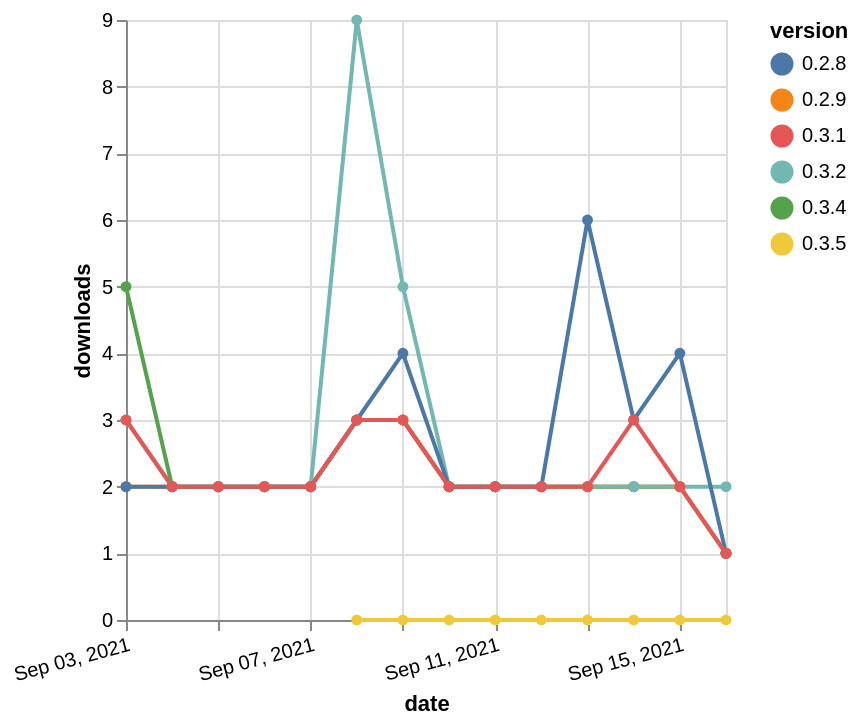

Describe this chart as a Vega-Lite specification.
### Vega-Lite specification from a JSON file in a GitHub repository (floating-point values rounded to 4 significant figures)
{"$schema": "https://vega.github.io/schema/vega-lite/v5.json", "description": "A simple bar chart with embedded data.", "data": {"values": [{"date": "2021-09-03", "total": 345, "delta": 5, "version": "0.3.4"}, {"date": "2021-09-04", "total": 347, "delta": 2, "version": "0.3.4"}, {"date": "2021-09-05", "total": 349, "delta": 2, "version": "0.3.4"}, {"date": "2021-09-06", "total": 351, "delta": 2, "version": "0.3.4"}, {"date": "2021-09-07", "total": 353, "delta": 2, "version": "0.3.4"}, {"date": "2021-09-08", "total": 356, "delta": 3, "version": "0.3.4"}, {"date": "2021-09-09", "total": 359, "delta": 3, "version": "0.3.4"}, {"date": "2021-09-10", "total": 361, "delta": 2, "version": "0.3.4"}, {"date": "2021-09-11", "total": 363, "delta": 2, "version": "0.3.4"}, {"date": "2021-09-12", "total": 365, "delta": 2, "version": "0.3.4"}, {"date": "2021-09-13", "total": 367, "delta": 2, "version": "0.3.4"}, {"date": "2021-09-14", "total": 369, "delta": 2, "version": "0.3.4"}, {"date": "2021-09-15", "total": 371, "delta": 2, "version": "0.3.4"}, {"date": "2021-09-16", "total": 372, "delta": 1, "version": "0.3.4"}, {"date": "2021-09-03", "total": 2435, "delta": 2, "version": "0.2.9"}, {"date": "2021-09-04", "total": 2437, "delta": 2, "version": "0.2.9"}, {"date": "2021-09-05", "total": 2439, "delta": 2, "version": "0.2.9"}, {"date": "2021-09-06", "total": 2441, "delta": 2, "version": "0.2.9"}, {"date": "2021-09-07", "total": 2443, "delta": 2, "version": "0.2.9"}, {"date": "2021-09-08", "total": 2446, "delta": 3, "version": "0.2.9"}, {"date": "2021-09-09", "total": 2449, "delta": 3, "version": "0.2.9"}, {"date": "2021-09-10", "total": 2451, "delta": 2, "version": "0.2.9"}, {"date": "2021-09-11", "total": 2453, "delta": 2, "version": "0.2.9"}, {"date": "2021-09-12", "total": 2455, "delta": 2, "version": "0.2.9"}, {"date": "2021-09-13", "total": 2457, "delta": 2, "version": "0.2.9"}, {"date": "2021-09-14", "total": 2459, "delta": 2, "version": "0.2.9"}, {"date": "2021-09-15", "total": 2461, "delta": 2, "version": "0.2.9"}, {"date": "2021-09-16", "total": 2462, "delta": 1, "version": "0.2.9"}, {"date": "2021-09-08", "total": 18, "delta": 0, "version": "0.3.5"}, {"date": "2021-09-09", "total": 32, "delta": 0, "version": "0.3.5"}, {"date": "2021-09-10", "total": 37, "delta": 0, "version": "0.3.5"}, {"date": "2021-09-11", "total": 41, "delta": 0, "version": "0.3.5"}, {"date": "2021-09-12", "total": 46, "delta": 0, "version": "0.3.5"}, {"date": "2021-09-13", "total": 50, "delta": 0, "version": "0.3.5"}, {"date": "2021-09-14", "total": 55, "delta": 0, "version": "0.3.5"}, {"date": "2021-09-15", "total": 58, "delta": 0, "version": "0.3.5"}, {"date": "2021-09-16", "total": 60, "delta": 0, "version": "0.3.5"}, {"date": "2021-09-03", "total": 1638, "delta": 3, "version": "0.3.2"}, {"date": "2021-09-04", "total": 1640, "delta": 2, "version": "0.3.2"}, {"date": "2021-09-05", "total": 1642, "delta": 2, "version": "0.3.2"}, {"date": "2021-09-06", "total": 1644, "delta": 2, "version": "0.3.2"}, {"date": "2021-09-07", "total": 1646, "delta": 2, "version": "0.3.2"}, {"date": "2021-09-08", "total": 1655, "delta": 9, "version": "0.3.2"}, {"date": "2021-09-09", "total": 1660, "delta": 5, "version": "0.3.2"}, {"date": "2021-09-10", "total": 1662, "delta": 2, "version": "0.3.2"}, {"date": "2021-09-11", "total": 1664, "delta": 2, "version": "0.3.2"}, {"date": "2021-09-12", "total": 1666, "delta": 2, "version": "0.3.2"}, {"date": "2021-09-13", "total": 1668, "delta": 2, "version": "0.3.2"}, {"date": "2021-09-14", "total": 1670, "delta": 2, "version": "0.3.2"}, {"date": "2021-09-15", "total": 1672, "delta": 2, "version": "0.3.2"}, {"date": "2021-09-16", "total": 1674, "delta": 2, "version": "0.3.2"}, {"date": "2021-09-03", "total": 4118, "delta": 2, "version": "0.2.8"}, {"date": "2021-09-04", "total": 4120, "delta": 2, "version": "0.2.8"}, {"date": "2021-09-05", "total": 4122, "delta": 2, "version": "0.2.8"}, {"date": "2021-09-06", "total": 4124, "delta": 2, "version": "0.2.8"}, {"date": "2021-09-07", "total": 4126, "delta": 2, "version": "0.2.8"}, {"date": "2021-09-08", "total": 4129, "delta": 3, "version": "0.2.8"}, {"date": "2021-09-09", "total": 4133, "delta": 4, "version": "0.2.8"}, {"date": "2021-09-10", "total": 4135, "delta": 2, "version": "0.2.8"}, {"date": "2021-09-11", "total": 4137, "delta": 2, "version": "0.2.8"}, {"date": "2021-09-12", "total": 4139, "delta": 2, "version": "0.2.8"}, {"date": "2021-09-13", "total": 4145, "delta": 6, "version": "0.2.8"}, {"date": "2021-09-14", "total": 4148, "delta": 3, "version": "0.2.8"}, {"date": "2021-09-15", "total": 4152, "delta": 4, "version": "0.2.8"}, {"date": "2021-09-16", "total": 4153, "delta": 1, "version": "0.2.8"}, {"date": "2021-09-03", "total": 1582, "delta": 3, "version": "0.3.1"}, {"date": "2021-09-04", "total": 1584, "delta": 2, "version": "0.3.1"}, {"date": "2021-09-05", "total": 1586, "delta": 2, "version": "0.3.1"}, {"date": "2021-09-06", "total": 1588, "delta": 2, "version": "0.3.1"}, {"date": "2021-09-07", "total": 1590, "delta": 2, "version": "0.3.1"}, {"date": "2021-09-08", "total": 1593, "delta": 3, "version": "0.3.1"}, {"date": "2021-09-09", "total": 1596, "delta": 3, "version": "0.3.1"}, {"date": "2021-09-10", "total": 1598, "delta": 2, "version": "0.3.1"}, {"date": "2021-09-11", "total": 1600, "delta": 2, "version": "0.3.1"}, {"date": "2021-09-12", "total": 1602, "delta": 2, "version": "0.3.1"}, {"date": "2021-09-13", "total": 1604, "delta": 2, "version": "0.3.1"}, {"date": "2021-09-14", "total": 1607, "delta": 3, "version": "0.3.1"}, {"date": "2021-09-15", "total": 1609, "delta": 2, "version": "0.3.1"}, {"date": "2021-09-16", "total": 1610, "delta": 1, "version": "0.3.1"}]}, "width": "container", "mark": {"type": "line", "point": {"filled": true}}, "encoding": {"x": {"field": "date", "type": "temporal", "timeUnit": "yearmonthdate", "title": "date", "axis": {"labelAngle": -15}}, "y": {"field": "delta", "type": "quantitative", "title": "downloads"}, "color": {"field": "version", "type": "nominal"}, "tooltip": {"field": "delta"}}}
